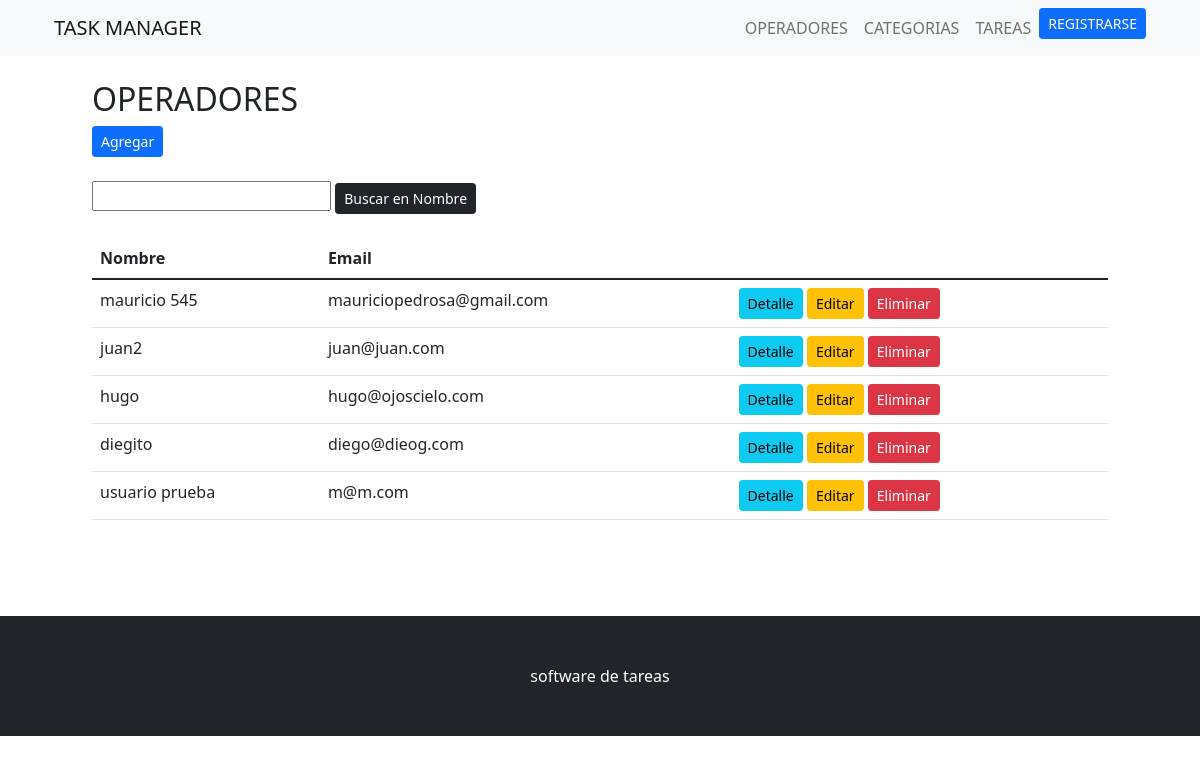
Before: /operadores/ (signed in) with the older database file.
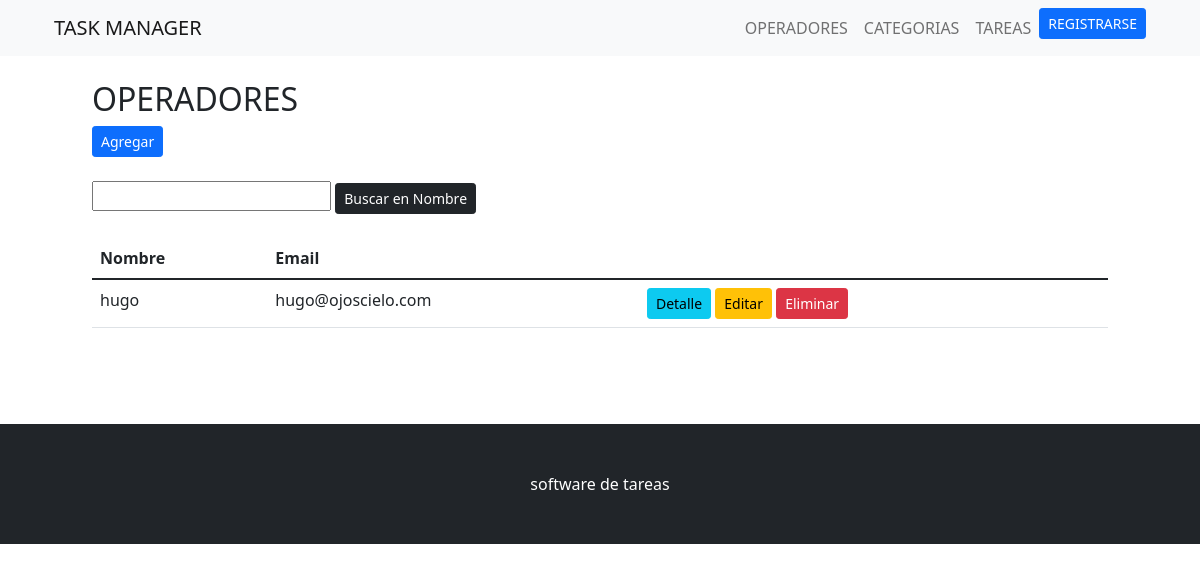
After: the same page with the newer database file.
### app_tareas/models.py (models this page shows, shortened)
class Operador(models.Model):
    nombre = models.CharField(max_length=60)
    email = models.EmailField()

### app_tareas/views.py (the view)
# urls.py: path('operadores/', ListaOperadores.as_view(), name ='operadores'),
class ListaOperadores(LoginRequiredMixin,ListView):
    model = Operador
    context_object_name = 'operadores'
    template_name = 'app_tareas/operadores/lista_operadores.html'

### app_tareas/templates/app_tareas/operadores/lista_operadores.html
{% extends 'app_tareas/plantilla_base.html' %}
{% block contenido %}
<div class = 'container'>
    <h2>OPERADORES</h2>
    <a href="{% url 'crear_operador' %}" class="btn btn-primary btn-sm">Agregar</a>
</div>
<br>
<div class="container">
    <form action="" method="GET">
        <input type="text" name="buscar">
        <input type="submit" value="Buscar en Nombre" class="btn btn-dark btn-sm">
    </form>
</div>
<br>
<div class ='container'>
    <div class = 'row'>
        <div class = 'col'>
            <table class = 'table  table-hover table-responsive-sm'>
                <thead>
                    <tr>
                        <th>Nombre</th>
                        <th>Email</th>
                        <th></th>
                    </tr>
                </thead>
                <tbody>
                    {% for i in operadores %}
                    <tr>
                        <td>{{i.nombre}}</td>
                        <td>{{i.email}}</td>
                        <td><a href="{% url 'operador' i.id %}" class="btn btn-info btn-sm">Detalle</a>
                        <a href="{% url 'editar_operador' i.id %}" class="btn btn-warning btn-sm">Editar</a>
                        <a href="{% url 'eliminar_operador' i.id %}" class="btn btn-danger btn-sm">Eliminar</a></td>
                    </tr>
                    {% endfor %}
                </tbody>
            </table>
        </div>
    </div>
</div>
{% endblock contenido %}

Changed rows visible on the page:
removed Operador: nombre "mauricio 545", email "mauriciopedrosa@gmail.com"
removed Operador: nombre "juan2", email "juan@juan.com"
removed Operador: nombre "diegito", email "diego@dieog.com"
removed Operador: nombre "usuario prueba", email "m@m.com"
